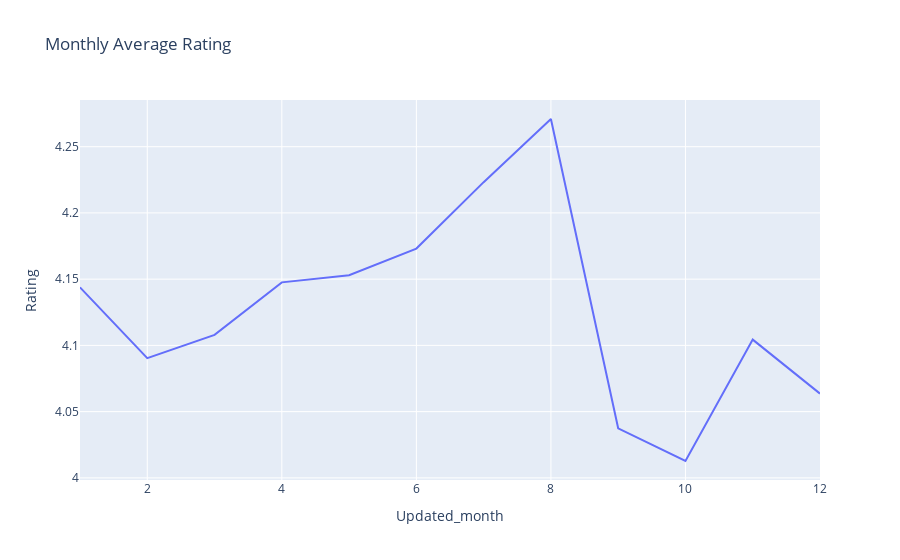

Notebook source saved alongside this figure:
### Code cell
#Take the table you want to plot in a separate variable
fig = px.line(result, x='Updated_month', y='Rating', title='Monthly Average Rating')
fig.show()

### Figure 1 — Plotly figure (JSON) as saved in the notebook; plotly's stock layout.template omitted (floating-point values rounded to 4 significant figures)
{"data": [{"hovertemplate": "Updated_month=%{x}<br>Rating=%{y}<extra></extra>", "legendgroup": "", "line": {"color": "#636efa", "dash": "solid"}, "mode": "lines", "name": "", "orientation": "v", "showlegend": false, "type": "scatter", "x": [1, 2, 3, 4, 5, 6, 7, 8, 9, 10, 11, 12], "xaxis": "x", "y": [4.144, 4.09, 4.108, 4.148, 4.153, 4.173, 4.223, 4.271, 4.037, 4.013, 4.104, 4.064], "yaxis": "y"}], "layout": {"legend": {"tracegroupgap": 0}, "title": {"text": "Monthly Average Rating"}, "xaxis": {"anchor": "y", "domain": [0, 1], "title": {"text": "Updated_month"}}, "yaxis": {"anchor": "x", "domain": [0, 1], "title": {"text": "Rating"}}}}
